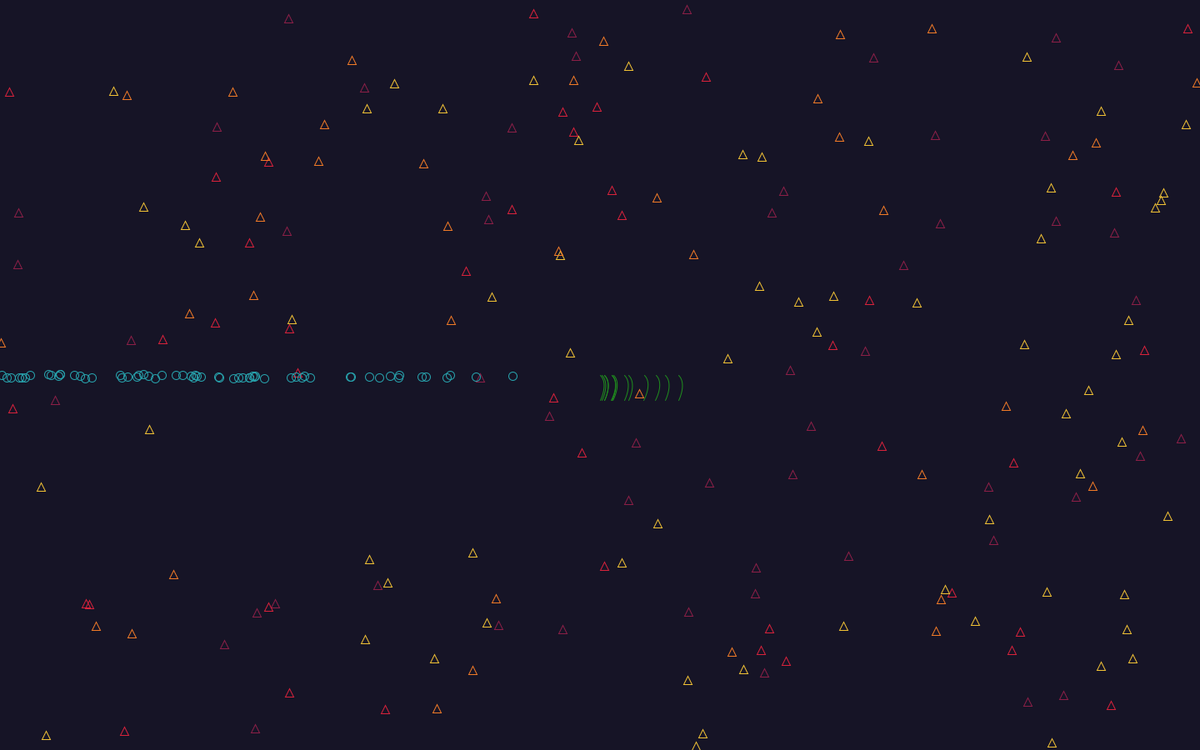
Frame 1 (no input)
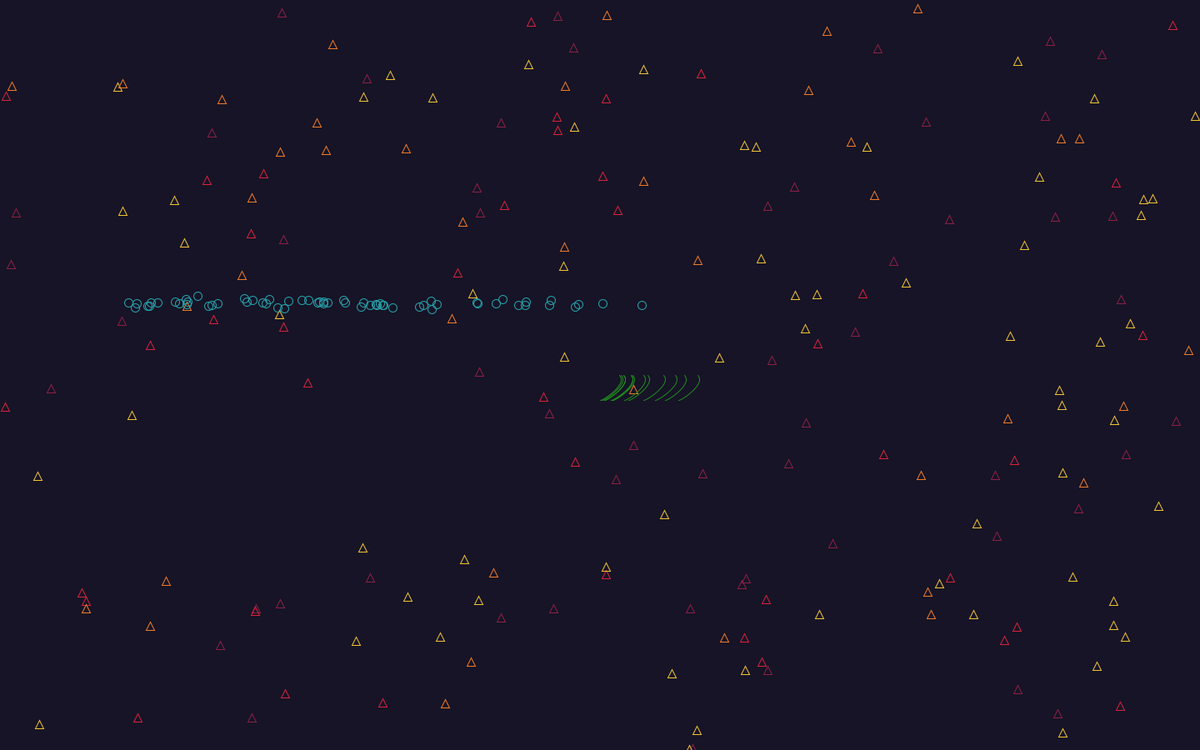
Frame 60 (the mouse pressed at the canvas centre just before this capture)
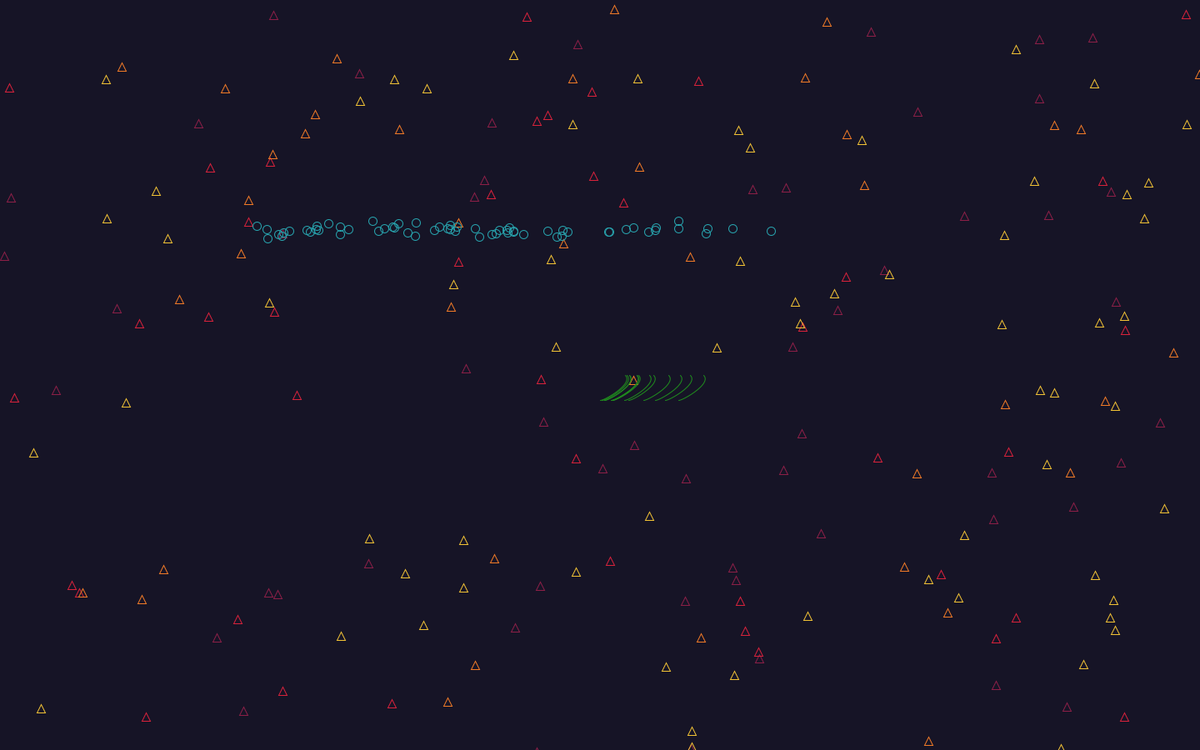
Frame 120 (the mouse held since frame 60 and released just before this capture)

The Processing sketch that drew these frames (run headless with seeded random() and noise(); from frame 60 on, the mouse is pressed at the canvas centre):

// Processing sketch: capstone
// ── capstone.pde
Mover w, w1, w2, w3;
PVector windEast, windWest;
float wind_offset;
Mover[] Movers1 = new Mover[int(random(33, 66))];
Mover[] Movers2 = new Mover[int(random(33, 66))];
Mover[] Movers3 = new Mover[int(random(33, 66))];
Mover[] Movers4 = new Mover[int(random(33, 66))];
Flyer[] Flyers1 = new Flyer[int(random(33, 66))];
Waver[] Wavers1 = new Waver[int(random(10, 20))];

void setup() 
{
  size(1440, 900);
  for (int i = 0; i < Movers1.length; i++) {
    Movers1[i] = new Mover(140, 31, 71, new PVector(random(0, width), random(0, height)));
  }
  for (int i = 0; i < Movers2.length; i++) {
    Movers2[i] = new Mover(217, 34, 59, new PVector(random(0, width), random(0, height)));
  }
  for (int i = 0; i < Movers3.length; i++) {
    Movers3[i] = new Mover(242, 195, 53, new PVector(random(0, width), random(0, height)));
  }
  for (int i = 0; i < Movers4.length; i++) {
    Movers4[i] = new Mover(242, 123, 39, new PVector(random(0, width), random(0, height)));
  }
  int flyer_r = int(random(10, 55));
  int flyer_g = int(random(40, 210));
  int flyer_b = int(random(80, 255));
  for (int i = 0; i < Flyers1.length; i++) {
    Flyers1[i] = new Flyer(flyer_r, flyer_g, flyer_b, new PVector(random(5, 11)*i+1, height / 2 + random(0, 5)));
  }

  int waver_r = int(random(10, 55));
  int waver_g = int(random(100, 210));
  int waver_b = int(random(0, 80));
  wind_offset = random(8888);
  windEast = updateWindEastern(wind_offset);
  windWest = updateWindWestern(wind_offset);
  for (int i = 0; i < Wavers1.length; i++) {
    Wavers1[i] = new Waver(waver_r, waver_g, waver_b, new PVector(width / 2 + (random(10) * i), height / 2));
  }
}

void draw() {
  background(22, 20, 38);
  for (int i = 0; i < Movers1.length; i++) {
    Movers1[i].update();
    Movers1[i].display();
  }
  for (int i = 0; i < Movers2.length; i++) {
    Movers2[i].update();
    Movers2[i].display();
  }
  for (int i = 0; i < Movers3.length; i++) {
    Movers3[i].update();
    Movers3[i].display();
  }
  for (int i = 0; i < Movers4.length; i++) {
    Movers4[i].update();
    Movers4[i].display();
  }
  
  for (int i = 0; i < Flyers1.length; i++) {
    Flyers1[i].update();
    Flyers1[i].display();
  }

  float stepsize = montecarlo()*1.5;
  wind_offset += stepsize;
  windEast = updateWindEastern(wind_offset);
  windWest = updateWindWestern(wind_offset);

  for (int i = 0; i < Wavers1.length; i++) {
    Wavers1[i].applyForce(windEast);
    Wavers1[i].applyForce(windWest);
    Wavers1[i].update();
    Wavers1[i].display();
  }
}

class Mover {
  PVector location, velocity, prev, acceleration, offset;
  int r, g, b;
  float topspeed;

  Mover(int r, int g, int b, PVector start_location) {
    location = start_location;
    velocity = new PVector(0, 0);
    acceleration = new PVector(-0.001, 0.002);
    prev = new PVector(location.x, location.y);
    offset = new PVector(random(8888), random(8888));
    this.r = r;
    this.g = g;
    this.b = b;
    topspeed = random(0.3, 0.8);
  }

  void display() {
    stroke(r, g, b);
    noFill();
    triangle(
      location.x, location.y,
      location.x + 5, location.y + 10,
      location.x - 5, location.y + 10
    );
    smooth();
  }

  void update() {
    checkEdges();
    float stepsize = montecarlo()*1.5;
    offset.x += stepsize;
    offset.y += stepsize;
    acceleration.x = map(noise(offset.x), 0, 1, -topspeed, topspeed);
    acceleration.y = map(noise(offset.y), 0, 1, -topspeed, topspeed);
    velocity.add(acceleration);
    velocity.limit(topspeed);
    location.add(velocity);
  }
  
  void limit(float max) {
    if (velocity.x > max) {
      velocity.x = max; 
    }
    if (velocity.y > max) {
      velocity.y = max; 
    }
  }
  
  void checkEdges() {
    if (location.y < 0) {
      location.y = height; 
    }
    if (location.y > height) {
      location.y = 0; 
    }
    if (location.x < 0) {
      location.x = width;
    }
    if (location.x > width) {
      location.x = 0;
    }
  }
  
  float montecarlo() {
    while (true) {
      float r1 = random(-1, 1);
      float p = pow(1.0 - r1, 1.5);
      float r2 = random(1);
      if (r2 < p) {
        return r1;
      }
    }
  }
}

class Flyer {
  PVector location, velocity, acceleration, offset;
  int r, g, b;
  float topspeed;

  Flyer(int r, int g, int b, PVector start_location) {
    location = start_location;
    velocity = new PVector(0, 0);
    acceleration = new PVector(random(0.4, 0.4), 2);
    offset = new PVector(random(8), random(8));
    this.r = r;
    this.g = g;
    this.b = b;
    topspeed = 3;
  }

  void display() {
    stroke(r, g, b);
    ellipse(
      location.x,
      location.y,
      10,
      10
    );
    smooth();
  }

  void update() {
    checkEdges();
    float stepsize = montecarlo()*1.5;
    offset.y += stepsize;
    acceleration = new PVector(1, map(noise(offset.y), 0, 1, -1, 0.05));
    velocity.add(acceleration);
    velocity.limit(topspeed);
    location.add(velocity);
    acceleration.mult(0);
  }
  
  void limit(float max) {
    if (velocity.x > max) {
      velocity.x = max;
    }
    if (velocity.y > max) {
      velocity.y = max;
    }
  }
  
  void checkEdges() {
    if (location.y < 0) {
      location.y = height; 
    }
    if (location.y > height) {
      location.y = 0; 
    }
    if (location.x < 0) {
      location.x = width;
    }
    if (location.x > width) {
      location.x = 0;
    }
  }
  
  float montecarlo() {
    while (true) {
      float r1 = random(-1, 1);
      float p = pow(1.0 - r1, 1.5);
      float r2 = random(1);
      if (r2 < p) {
        return r1;
      }
    }
  }
}


class Waver {
  PVector start_location, location, velocity, acceleration;
  int r, g, b;
  float topspeed;
  PVector wind = new PVector(0.01, 0);

  Waver(int r, int g, int b, PVector start_location) {
    location = new PVector(start_location.x, start_location.y);
    velocity = new PVector(0, 0);
    acceleration = new PVector(random(0.4, 0.4), 0);
    this.r = r;
    this.g = g;
    this.b = b;
    this.start_location = new PVector(start_location.x, start_location.y);
    topspeed = 3;
  }

  void display() {
    stroke(r, g, b);
    curve(
      start_location.x - 60,
      start_location.y - 30,
      location.x,
      location.y,
      start_location.x,
      start_location.y + 30,
      start_location.x,
      start_location.y
    );
    smooth();
  }

  void update() {
    checkEdges();
    velocity.add(acceleration);
    velocity.limit(topspeed);
    location.add(velocity);
    acceleration.mult(0);
  }

  void applyForce(PVector force) {
    acceleration.add(force);
  }

  void limit(float max) {
    if (velocity.x > max) {
      velocity.x = max;
    }
    if (velocity.y > max) {
      velocity.y = max;
    }
  }

  void checkEdges() {
    if (location.x > start_location.x + 30) {
      location.x = start_location.x + 30;
    }
    if (location.x < start_location.x - 10) {
      location.x = start_location.x - 10;
    }
  }
}

float montecarlo() {
  while (true) {
    float r1 = random(-1, 1);
    float p = pow(1.0 - r1, 1.5);
    float r2 = random(1);
    if (r2 < p) {
      return r1;
    }
  }
}

PVector updateWindEastern(float offset) {
  return new PVector(map(noise(offset), 0, 1, 0, 0.05), 0);
}

PVector updateWindWestern(float offset) {
  return new PVector(map(noise(offset), 0, 1, -0.05, 0), 0);
}
